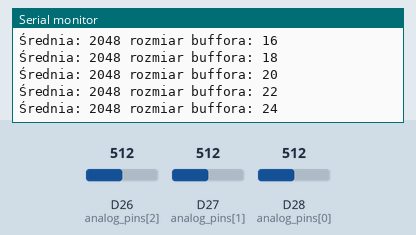
Recording of a sketch running on a simulated Arduino Due. On the bench: the last lines printed to the serial monitor. Inputs (shaded band) come from the test bench; at power-on: D26 (analog_pins[2]) = 512, D27 (analog_pins[1]) = 512, D28 (analog_pins[0]) = 512 (analog values on the 0–1023 scale).

Above: at 1.2 s.
1.3 s: D26 (analog_pins[2]) set to 716
At 1.33 s:
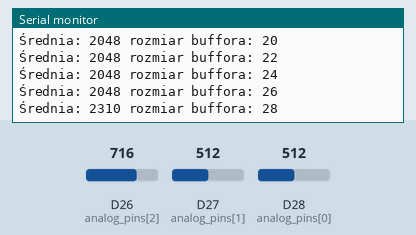
2.8 s: D27 (analog_pins[1]) set to 716
At 2.8 s:
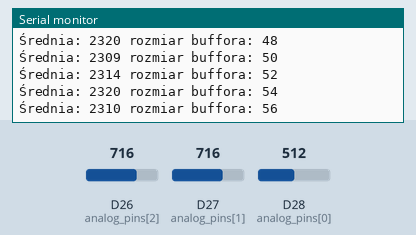
4.3 s: D28 (analog_pins[0]) set to 716
At 4.31 s:
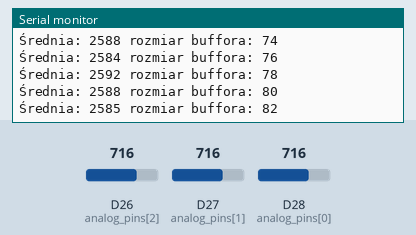
5.8 s: D26 (analog_pins[2]) set to 900
At 5.87 s:
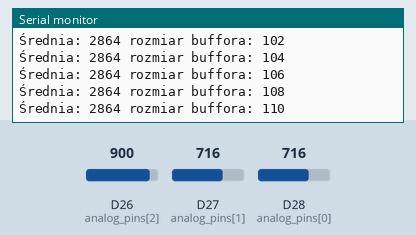
7.3 s: D27 (analog_pins[1]) set to 900
At 7.35 s:
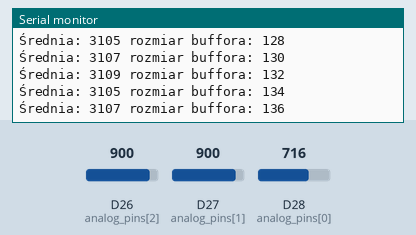
8.8 s: D28 (analog_pins[0]) set to 900
At 8.88 s:
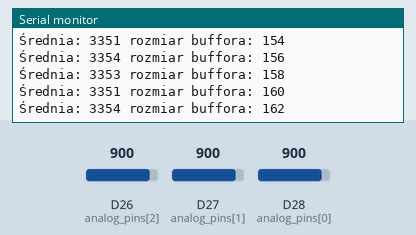
Timing chart, 0 to 11.3 s (numbered marks = the images above; inputs shaded):
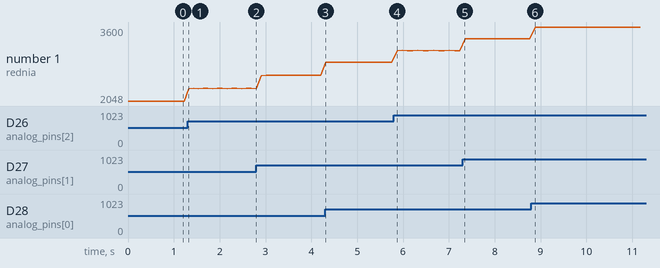

Measured:
- after the input at 1.3 s, the serial monitor: prints a new line at once (image 1)
- plotted number 1: 2048 → 2310 after the input at 1.3 s, 2310 → 2585 after the input at 2.8 s, 2585 → 2864 after the input at 4.3 s, 2864 → 3107 after the input at 5.8 s, 3107 → 3354 after the input at 7.3 s

The sketch:

round_robin_dynamic.ino
```cpp
/*
  Przykład sekwecyjnego odczytu danych z pinów analogowych.
A także przykład użycia pamięci dynamicznej.
Na mikrokontrolerach , w szczególność pokroju Arduino Uno , staramy się minimalizować użycie dynamicznej alokacji.
*/

#include <Arduino.h>

#define MAX_SIZE 1024

// piny analogowe
const uint8_t analog_pins[]={28,27,26};


volatile uint16_t rozmiar=2;


uint32_t srednia(uint16_t *tab)
{
  uint32_t out=0;

  for(uint16_t i=0;i<rozmiar;++i)
  {
    out+=tab[i];
  }

  out/=rozmiar;

  return out;

}


void setup() {
  // put your setup code here, to run once:
  Serial.begin();

  // używam const uint8_t& bo tak jest szybciej
  // iteruje po wszystkich elementach tablicy analog_pins
  for(const uint8_t& a : analog_pins)
  {
    pinMode(a,INPUT);
  }

  analogReadResolution(12);

}

void loop() {
  // put your main code here, to run repeatedly:

  // wskaźnik
  uint16_t *odczyty;

  // alokacja tablicy dynamicznej
  odczyty= new uint16_t[rozmiar];

  uint8_t d=0;

  for(uint16_t i=0;i<rozmiar;++i)
  {

    odczyty[i]=analogRead(analog_pins[d]);

    ++d;

    // pinów analogowych mamy tylko trzy
    if(d==3)
    {
      d=0;
    }
  }

  Serial.print("Średnia: ");
  Serial.print(srednia(odczyty));
  Serial.print(" rozmiar buffora: ");
  Serial.println(rozmiar);

  // należy zwolnić pamięć
  delete [] odczyty;

  // zwiększamy rozmiar buffora
  rozmiar+=2;

  // wróć do pierwotenj wartość po przekroczeniu max size
  if(rozmiar>MAX_SIZE)
  {
    rozmiar=2;
  }

  //czekaj 100 ms
  delay(100);
}
```
